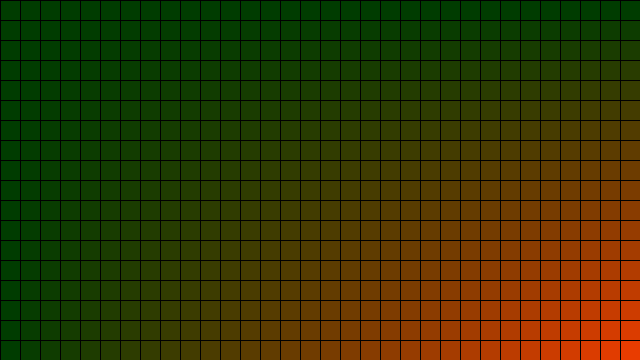
Frame 1 (no input)
Frame 60 (the mouse pressed at the canvas centre just before this capture): identical to frame 1, image omitted
Frame 120 (the mouse held since frame 60 and released just before this capture): identical to frame 1, image omitted

The Processing sketch that drew this single still picture (run headless with seeded random() and noise(); from frame 60 on, the mouse is pressed at the canvas centre):

// Processing sketch: gradual
// ── gradual.pde
float  max;
float min;

void setup(){
  size(640,360);
  background(0);
  max = width*height;
  min = 0;
}

void draw(){
  for(int col=0;col<width;col+=20){
    for(int row=0;row<width;row+=20){
        float rate = map(col*row,min,max,0,255);
        fill(rate,60,0);
        rect(col,row,20,20);
    }
  }
}

// ── Particle.pde
class Particle{
    float x,y;
    float r;
    
    Particle(){
    
    
    }

}
